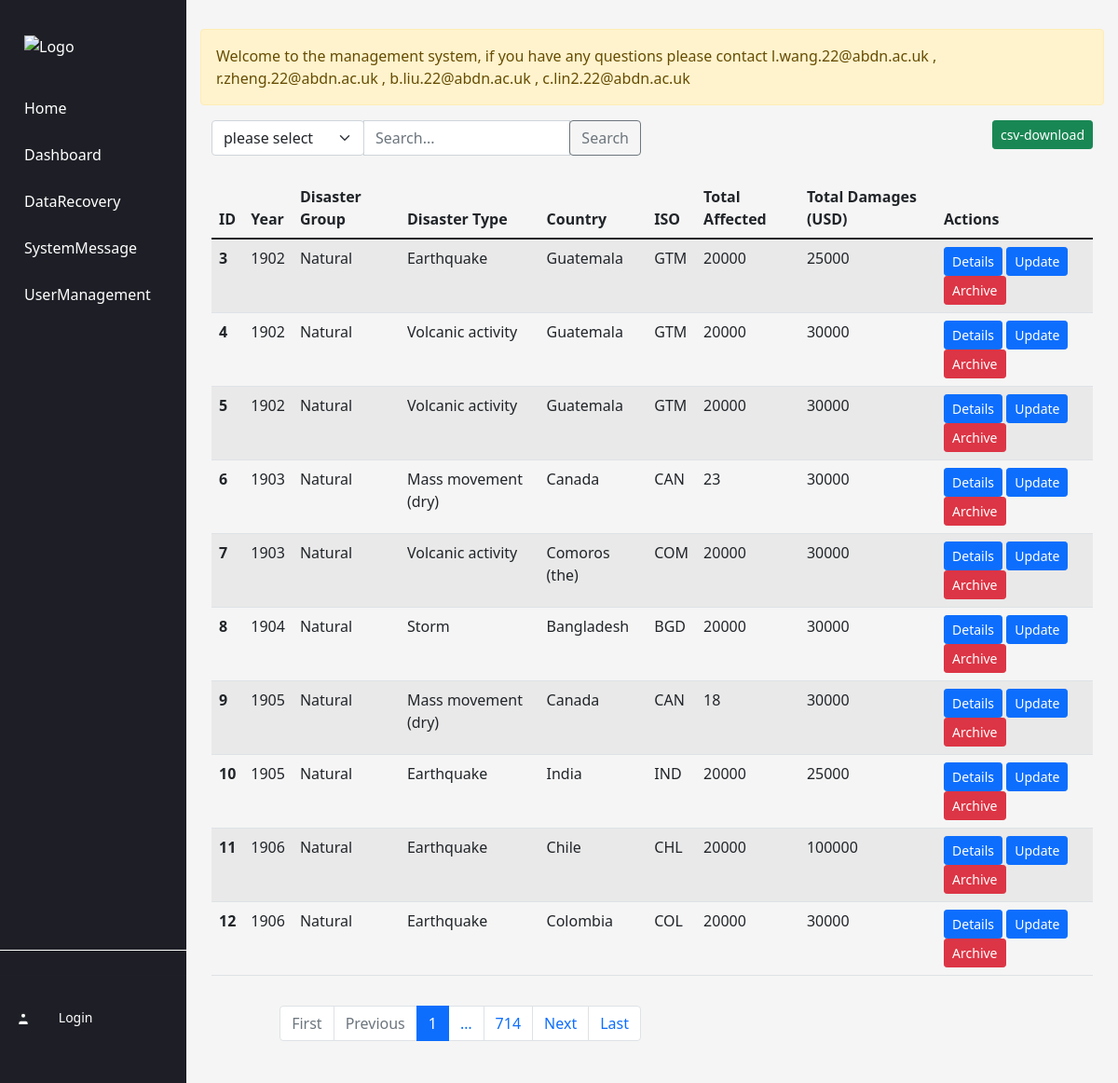
The page / on the database its author committed.
### disaster_chat/models.py (models this page shows)
class Message(models.Model):
    id = models.AutoField(primary_key=True)
    message = models.TextField()
    class Meta:
        db_table = 'disaster_message'

### disaster_table/models.py (models this page shows, shortened)
class summary(models.Model):
    Dis_ID = models.IntegerField()
    Year = models.IntegerField()
    Disaster_Group = models.TextField()
    Disaster_Type = models.TextField()
    Country = models.TextField()
    ISO = models.TextField()
    Total_Affected = models.TextField()
    Total_Damages = models.TextField()
    is_delete = models.IntegerField(default=0)

### disaster_list/views.py (the view)
# urls.py: path('', views.index, name='index'),
def index(request):
    disasters_list = get_disasters()
    search_query = request.GET.get('search_query')
    search_field = request.GET.get('search_field', 'all')
    if search_query and search_field != 'all':
        disasters_list = disasters_list.filter(**{search_field: search_query})
    paginator = Paginator(disasters_list, 10)  # Show 10 items per page
    page = request.GET.get('page', 1)
    try:
        page = int(page)
        if page <= 0:
            page = 1
        disasters = paginator.page(page)
    except (PageNotAnInteger, EmptyPage):
        disasters = paginator.page(1)
    page_range = paginator.get_elided_page_range(page, on_each_side=0, on_ends=1)
    message_obj = get_message_obj()
    return render(request, 'disaster_list/index.html', {'disasters': disasters, 'search_query': search_query,
                                                         'search_field': search_field, 'page_range': page_range, 'message_obj':message_obj})

### disaster_list/views.py (called while the page is built)
def get_message_obj():
    message_obj = Message.objects.order_by('-id')
    return message_obj

def get_disasters():
    disasters = DisasterList.objects.filter(is_delete=0).order_by('Dis_ID')
    return disasters

### disaster_list/templates/disaster_list/index.html (shortened to what this page needs)
 {% include 'common/header.html' %} {% include 'common/nav.html' %}
<div class="main-content">
    <div class="alert alert-warning mt-3" role="alert">
        {{message_obj.0.message}}
    </div>
    <div class="container my-3">
        <div class="row">
            <div class="col-12 col-md-6">
                <form method="get" action="{% url 'search' %}">
                    <div class="input-group">
                        <div class="input-group-prepend">
                            <select class="form-select" name="search_field">
                                <option value="all">please select</option>
                            </select>
                        </div>
                        <input type="text" class="form-control flex-grow-1" name="search_query" placeholder="Search...">
                        <div class="input-group-append">
                            <button class="btn btn-outline-secondary" type="submit">Search</button>
                        </div>
                    </div>
                </form>
            </div>
            <div class="col-12 col-md-6 text-end">
                <a href="/download/{{ disasters.number }}/{{ search_field }}/{{ search_query }}/" class="btn btn-success btn-sm">csv-download</a>
            </div>
        </div>
        <br>
        <div class="row">
            <div class="col">
                <table class="table table-striped">
                    <thead>
                        <tr>
                            <th scope="col">ID</th>
                            <th scope="col">Year</th>
                            <th scope="col">Disaster Group</th>
                            <th scope="col">Disaster Type</th>
                            <th scope="col">Country</th>
                            <th scope="col">ISO</th>
                            <th scope="col">Total Affected</th>
                            <th scope="col">Total Damages (USD)</th>
                            <th scope="col">Actions</th>
                        </tr>
                    </thead>
                    <tbody>
                        {% for disaster in disasters %}
                        <tr>
                            <th scope="row">{{ disaster.Dis_ID }}</th>
                            <td>{{ disaster.Year }}</td>
                            <td>{{ disaster.Disaster_Group }}</td>
                            <td>{{ disaster.Disaster_Type }}</td>
                            <td>{{ disaster.Country }}</td>
                            <td>{{ disaster.ISO }}</td>
                            <td>{{ disaster.Total_Affected }}</td>
                            <td>{{ disaster.Total_Damages }}</td>
                            <td>
                                <a href="/detail/{{ disaster.id }}" class="btn btn-primary btn-sm">Details</a>
                                <a href="/update/{{ disaster.id }}" class="btn btn-primary btn-sm">Update</a>
                                <a href="/list/delete/{{ disaster.Dis_ID }}" class="btn btn-danger btn-sm">Archive</a>
                            </td>
                        </tr>
                        {% endfor %}
                    </tbody>
                </table>
            </div>
        </div>
        <div class="row my-3">
            <div class="col-12 col-md-6">
                <nav aria-label="Page navigation example">
                    <ul class="pagination justify-content-end">
                        <li class="page-item {% if not disasters.has_previous %}disabled{% endif %}">
                            <a class="page-link" href="{% if search_query and search_field %}?search_query={{ search_query }}&search_field={{ search_field }}&page=1{% else %}?page=1{% endif %}" tabindex="-1" aria-disabled="true">First</a>
                        </li>
                        <li class="page-item {% if not disasters.has_previous %}disabled{% endif %}">
                            <a class="page-link" href="{% if disasters.has_previous %}?{% if search_query and search_field %}search_query={{ search_query }}&search_field={{ search_field }}&{% endif %}page={{ disasters.previous_page_number }}{% else %}#{% endif %}" tabindex="-1" aria-disabled="true">Previous</a>
                        </li>
                        {% for i in page_range %}
                        {% if disasters.number == i %}
                        <li class="page-item active" aria-current="page">
                            <a class="page-link" href="?{% if search_query and search_field %}search_query={{ search_query }}&search_field={{ search_field }}&{% endif %}page={{ i }}">{{ i }}</a>
                        </li>
                        {% else %}
                        <li class="page-item">
                            <a class="page-link" href="?{% if search_query and search_field %}search_query={{ search_query }}&search_field={{ search_field }}&{% endif %}page={{ i }}">{{ i }}</a>
                        </li>
                        {% endif %}
                        {% endfor %}
                        <li class="page-item {% if not disasters.has_next %}disabled{% endif %}">
                            <a class="page-link" href="{% if disasters.has_next %}?page={{ disasters.next_page_number }}{% else %}#{% endif %}">Next</a>
                        </li>
                        <li class="page-item {% if not disasters.has_next %}disabled{% endif %}">
                            <a class="page-link" href="{% if search_query and search_field %}?search_query={{ search_query }}&search_field={{ search_field }}&page={{ disasters.paginator.num_pages }}{% else %}?page={{ disasters.paginator.num_pages }}{% endif %}" tabindex="-1" aria-disabled="true">Last</a>
                        </li>
                    </ul>
                </nav>
            </div>
        </div>
    </div>
</div>

### templates/common/header.html (style rules this page uses)
body { background-color: #f5f5f5; }

### templates/common/nav.html (style rules this page uses)
.main-content { margin-left: 200px; padding: 15px; }

### rows shown on the page
Message: message "Welcome to the management system, if you have any questions please contact l.wang.22@abdn.ac.uk , r.zheng.22@abdn.ac.uk , b.liu.22@abdn.ac.uk , c.lin2.22@abdn.ac.uk"
summary: Dis_ID "3", Year "1902", Disaster_Group "Natural", Disaster_Type "Earthquake", Country "Guatemala", ISO "GTM", Total_Affected "20000", Total_Damages "25000"
summary: Dis_ID "4", Year "1902", Disaster_Group "Natural", Disaster_Type "Volcanic activity", Country "Guatemala", ISO "GTM", Total_Affected "20000", Total_Damages "30000"
summary: Dis_ID "5", Year "1902", Disaster_Group "Natural", Disaster_Type "Volcanic activity", Country "Guatemala", ISO "GTM", Total_Affected "20000", Total_Damages "30000"
summary: Dis_ID "6", Year "1903", Disaster_Group "Natural", Disaster_Type "Mass movement (dry)", Country "Canada", ISO "CAN", Total_Affected "23", Total_Damages "30000"
summary: Dis_ID "7", Year "1903", Disaster_Group "Natural", Disaster_Type "Volcanic activity", Country "Comoros (the)", ISO "COM", Total_Affected "20000", Total_Damages "30000"
summary: Dis_ID "8", Year "1904", Disaster_Group "Natural", Disaster_Type "Storm", Country "Bangladesh", ISO "BGD", Total_Affected "20000", Total_Damages "30000"
summary: Dis_ID "9", Year "1905", Disaster_Group "Natural", Disaster_Type "Mass movement (dry)", Country "Canada", ISO "CAN", Total_Affected "18", Total_Damages "30000"
summary: Dis_ID "10", Year "1905", Disaster_Group "Natural", Disaster_Type "Earthquake", Country "India", ISO "IND", Total_Affected "20000", Total_Damages "25000"
summary: Dis_ID "11", Year "1906", Disaster_Group "Natural", Disaster_Type "Earthquake", Country "Chile", ISO "CHL", Total_Affected "20000", Total_Damages "100000"
summary: Dis_ID "12", Year "1906", Disaster_Group "Natural", Disaster_Type "Earthquake", Country "Colombia", ISO "COL", Total_Affected "20000", Total_Damages "30000"

### other values the page prints
{{ i }} "1"
{{ i }} "…" "714"
